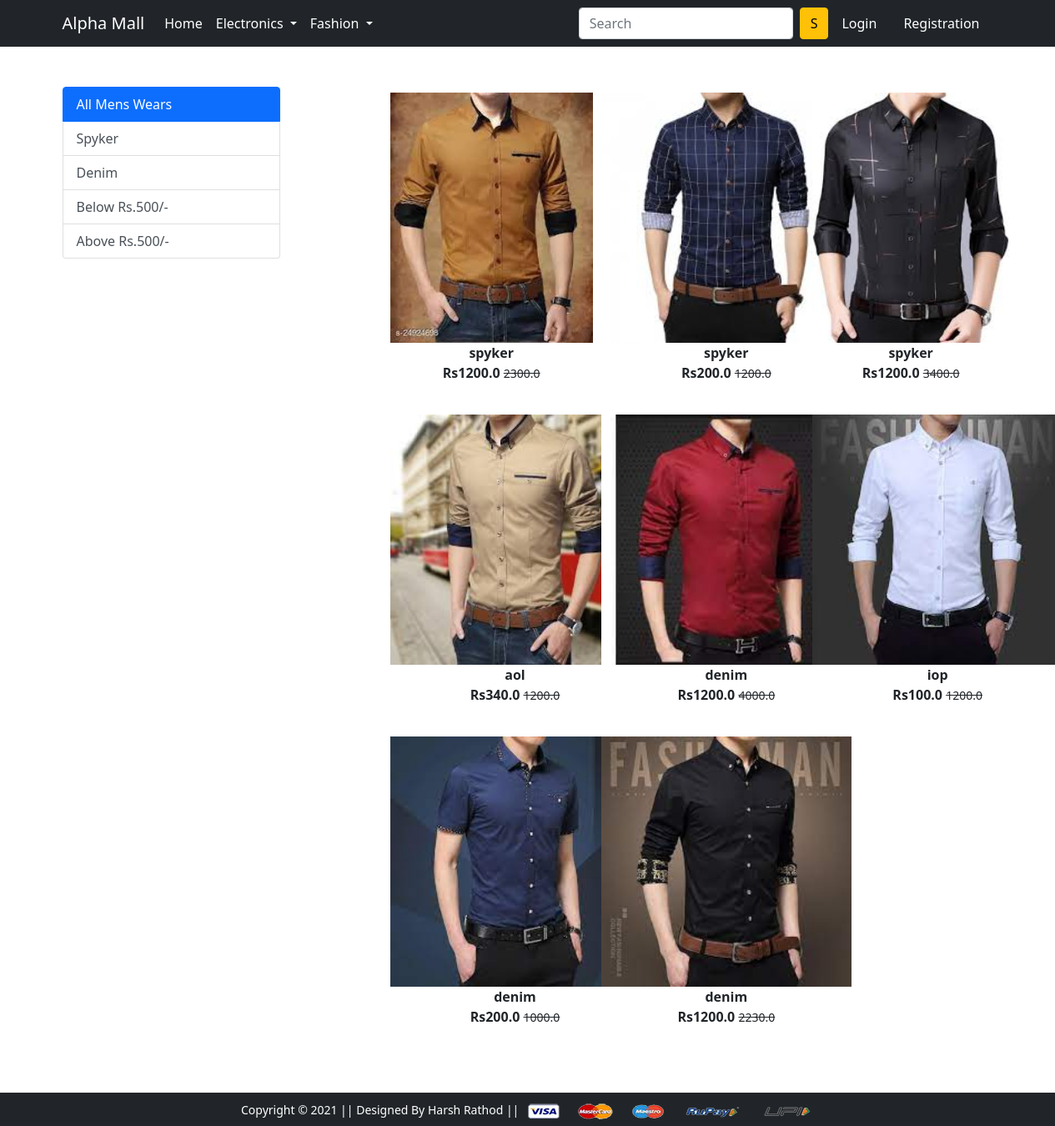
The app's page /bottomwear/ with its own data.
### app/models.py (models this page shows, shortened)
class Product(models.Model):
    title = models.CharField(max_length=100)
    selling_price =  models.FloatField()
    discounted_price = models.FloatField()
    description = models.TextField()
    brand = models.CharField(max_length=200)
    category = models.CharField(choices=CATEGORY_CHOICES,max_length=2)
    product_image = models.ImageField(upload_to='producting')

### app/views.py (the view)
# urls.py: path('bottomwear/',views.bottomwear,name='bottomwear'),
def bottomwear(request,data=None):
       if data==None:
             bottomwear = Product.objects.filter(category='BW')
       elif data=='denim' or data=='spyker':
             bottomwear = Product.objects.filter(category='BW').filter(brand=data)
       elif data=='below':
             bottomwear = Product.objects.filter(category='BW').filter(discounted_price__lt=500)
       elif data=='above':
             bottomwear = Product.objects.filter(category='BW').filter(discounted_price__gt=500)
       return render(request,'app/bottomwear.html',{'bottomwear':bottomwear})

### app/templates/app/bottomwear.html (shortened to what this page needs)
{% extends 'app/base.html' %}
{% load static %}
{% block main-content %}
<div class="container my-5">
 <div class="row">
  <div class="col-sm-3">
    <div class="list-group">
        <a href="{% url 'bottomwear' %}" class="list-group-item list-group-item-action active" aria-current="true">All Mens Wears</a>
        <a href="{% url 'bottomweardata' 'spyker' %}" class="list-group-item list-group-item-action" aria-current="true">Spyker</a>
        <a href="{% url 'bottomweardata' 'denim' %}" class="list-group-item list-group-item-action" aria-current="true">Denim</a>
        <a href="{% url 'bottomweardata' 'below' %}" class="list-group-item list-group-item-action" aria-current="true">Below Rs.500/-</a>
        <a href="{% url 'bottomweardata' 'above' %}" class="list-group-item list-group-item-action" aria-current="true">Above Rs.500/-</a>
      </div>
  </div>
  <div class="col-sm-8 offset-sm-1">
    <div class="row">
        {% for product in bottomwear %}
        <div class="col-sm-4 text-center mb-4">
            <a href="{% url 'product-detail' product.id %}" class="btn">
                <div class="item">
                    <img src="{{product.product_image.url}}" alt="" height="300" class="">
                    <div class="fw-bold">{{product.brand}}</div>
                    <div class="fw-bold">Rs{{product.discounted_price}}
                        <small class="fw-light text-decoration-line-through">{{product.selling_price}}</small></div>
                </div>
            </a>
        </div>
        {% endfor %}
    </div>
  </div>
 </div>
</div>
{% endblock main-content %}

### records on screen
Product: product_image (picture), brand "spyker", discounted_price "1200.0", selling_price "2300.0"
Product: product_image (picture), brand "spyker", discounted_price "200.0", selling_price "1200.0"
Product: product_image (picture), brand "spyker", discounted_price "1200.0", selling_price "3400.0"
Product: product_image (picture), brand "aol", discounted_price "340.0", selling_price "1200.0"
Product: product_image (picture), brand "denim", discounted_price "1200.0", selling_price "4000.0"
Product: product_image (picture), brand "iop", discounted_price "100.0", selling_price "1200.0"
Product: product_image (picture), brand "denim", discounted_price "200.0", selling_price "1000.0"
Product: product_image (picture), brand "denim", discounted_price "1200.0", selling_price "2230.0"
